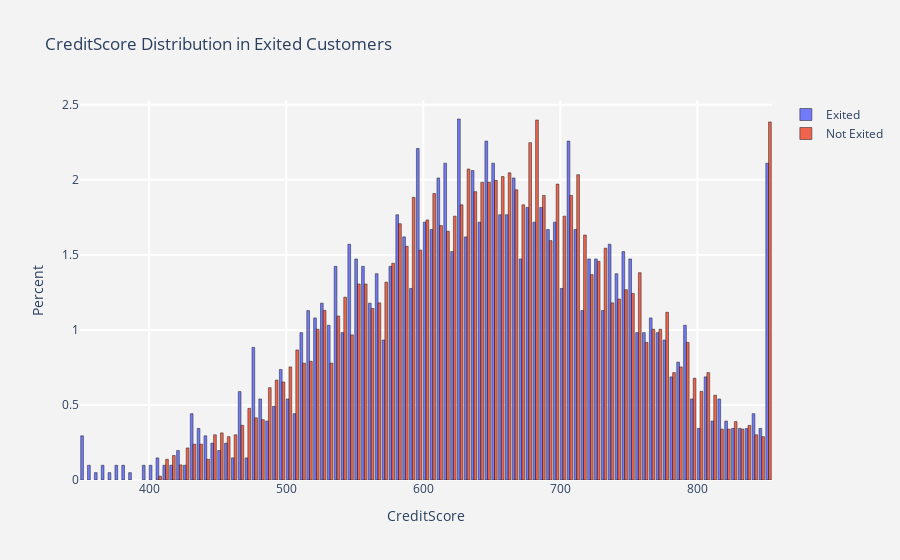

Notebook code cell kept with this figure:
### Code cell
import plotly.graph_objs as go
import plotly.offline as py

def plot_histogram(column, data):
    exited = data[data.Exited == 1]
    not_exited = data[data.Exited == 0]
    
    trace1 = go.Histogram(x=exited[column],
                          histnorm="percent",
                          name="Exited",
                          marker=dict(line=dict(width=0.5,
                                                color="black")),
                          opacity=0.9) 
    
    trace2 = go.Histogram(x=not_exited[column],
                          histnorm="percent",
                          name="Not Exited",
                          marker=dict(line=dict(width=0.5,
                                                color="black")),
                          opacity=0.9)
    
    data = [trace1, trace2]
    layout = go.Layout(dict(title=column + " Distribution in Exited Customers",
                            plot_bgcolor="rgb(243,243,243)",
                            paper_bgcolor="rgb(243,243,243)",
                            xaxis=dict(gridcolor="rgb(255, 255, 255)",
                                       title=column,
                                       zerolinewidth=1,
                                       ticklen=5,
                                       gridwidth=2),
                            yaxis=dict(gridcolor="rgb(255, 255, 255)",
                                       title="Percent",
                                       zerolinewidth=1,
                                       ticklen=5,
                                       gridwidth=2)))
    fig = go.Figure(data=data, layout=layout)
    
    py.iplot(fig)

plot_histogram('CreditScore', df)

### Figure 1 — Plotly figure (JSON) as saved in the notebook; plotly's stock layout.template omitted (floating-point values rounded to 4 significant figures; data arrays with more than 128 entries replaced by an {"elided": "..."} marker saying what was removed)
{"data": [{"histnorm": "percent", "marker": {"line": {"color": "black", "width": 0.5}}, "name": "Exited", "opacity": 0.9, "type": "histogram", "x": {"elided": "2037 int values"}}, {"histnorm": "percent", "marker": {"line": {"color": "black", "width": 0.5}}, "name": "Not Exited", "opacity": 0.9, "type": "histogram", "x": {"elided": "7963 int values"}}], "layout": {"paper_bgcolor": "rgb(243,243,243)", "plot_bgcolor": "rgb(243,243,243)", "title": {"text": "CreditScore Distribution in Exited Customers"}, "xaxis": {"gridcolor": "rgb(255, 255, 255)", "gridwidth": 2, "ticklen": 5, "title": {"text": "CreditScore"}, "zerolinewidth": 1}, "yaxis": {"gridcolor": "rgb(255, 255, 255)", "gridwidth": 2, "ticklen": 5, "title": {"text": "Percent"}, "zerolinewidth": 1}}}
